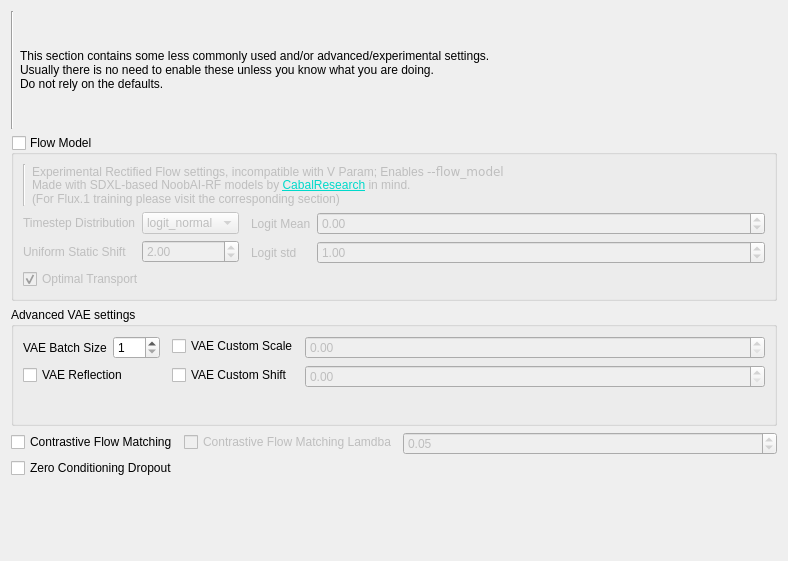
<?xml version="1.0" encoding="UTF-8"?>
<ui version="4.0">
 <class>base_args_ui</class>
 <widget class="QWidget" name="base_args_ui">
  <property name="geometry">
   <rect>
    <x>0</x>
    <y>0</y>
    <width>788</width>
    <height>561</height>
   </rect>
  </property>
  <property name="windowTitle">
   <string>Form</string>
  </property>
  <layout class="QVBoxLayout" name="verticalLayout_2">
   <item>
    <layout class="QHBoxLayout" name="misc_experimental_args_tab_notice">
     <item>
      <widget class="Line" name="line">
       <property name="orientation">
        <enum>Qt::Orientation::Vertical</enum>
       </property>
      </widget>
     </item>
     <item>
      <widget class="QLabel" name="experimental_args_notice_label">
       <property name="text">
        <string>&lt;html&gt;&lt;head/&gt;&lt;body&gt;&lt;p&gt;This section contains some less commonly used and/or advanced/experimental settings.&lt;br/&gt;Usually there is no need to enable these unless you know what you are doing.&lt;br/&gt;Do not rely on the defaults.&lt;/p&gt;&lt;/body&gt;&lt;/html&gt;</string>
       </property>
       <property name="wordWrap">
        <bool>true</bool>
       </property>
      </widget>
     </item>
    </layout>
   </item>
   <item>
    <widget class="QGroupBox" name="flow_model_settings_box">
     <property name="enabled">
      <bool>true</bool>
     </property>
     <property name="title">
      <string>Flow Model</string>
     </property>
     <property name="flat">
      <bool>true</bool>
     </property>
     <property name="checkable">
      <bool>true</bool>
     </property>
     <property name="checked">
      <bool>false</bool>
     </property>
     <layout class="QVBoxLayout" name="verticalLayout">
      <item>
       <layout class="QHBoxLayout" name="horizontalLayout">
        <item>
         <widget class="Line" name="line_2">
          <property name="orientation">
           <enum>Qt::Orientation::Vertical</enum>
          </property>
         </widget>
        </item>
        <item>
         <widget class="QLabel" name="flow_notice_label">
          <property name="text">
           <string>&lt;html&gt;&lt;head/&gt;&lt;body&gt;&lt;p&gt;Experimental Rectified Flow settings, incompatible with V Param; Enables &lt;code&gt;--flow_model&lt;/code&gt;&lt;br/&gt;Made with SDXL-based NoobAI-RF models by &lt;a href=&quot;https://huggingface.co/CabalResearch&quot;&gt;&lt;span style=&quot; text-decoration: underline; color:#00d9cb;&quot;&gt;CabalResearch&lt;/span&gt;&lt;/a&gt; in mind.&lt;br/&gt;(For Flux.1 training please visit the corresponding section)&lt;/p&gt;&lt;/body&gt;&lt;/html&gt;</string>
          </property>
          <property name="wordWrap">
           <bool>true</bool>
          </property>
          <property name="openExternalLinks">
           <bool>false</bool>
          </property>
         </widget>
        </item>
       </layout>
      </item>
      <item>
       <layout class="QFormLayout" name="formLayout_7">
        <item row="0" column="1">
         <layout class="QFormLayout" name="formLayout_2">
          <property name="leftMargin">
           <number>3</number>
          </property>
          <item row="0" column="0">
           <widget class="QLabel" name="label">
            <property name="text">
             <string>Logit Mean</string>
            </property>
           </widget>
          </item>
          <item row="0" column="1">
           <widget class="DoubleSpinBox" name="flow_logit_mean_input">
            <property name="minimum">
             <double>-100.000000000000000</double>
            </property>
            <property name="maximum">
             <double>100.000000000000000</double>
            </property>
            <property name="singleStep">
             <double>0.100000000000000</double>
            </property>
            <property name="value">
             <double>0.000000000000000</double>
            </property>
           </widget>
          </item>
          <item row="1" column="0">
           <widget class="QLabel" name="label_2">
            <property name="text">
             <string>Logit std</string>
            </property>
           </widget>
          </item>
          <item row="1" column="1">
           <widget class="DoubleSpinBox" name="flow_logit_std_input">
            <property name="maximum">
             <double>100.000000000000000</double>
            </property>
            <property name="singleStep">
             <double>0.100000000000000</double>
            </property>
            <property name="value">
             <double>1.000000000000000</double>
            </property>
           </widget>
          </item>
         </layout>
        </item>
        <item row="0" column="0">
         <layout class="QFormLayout" name="formLayout_3">
          <property name="rightMargin">
           <number>3</number>
          </property>
          <item row="0" column="0">
           <widget class="QLabel" name="label_4">
            <property name="text">
             <string>Timestep Distribution</string>
            </property>
           </widget>
          </item>
          <item row="0" column="1">
           <widget class="ComboBox" name="flow_timestep_distribution_selector">
            <item>
             <property name="text">
              <string>logit_normal</string>
             </property>
            </item>
            <item>
             <property name="text">
              <string>uniform</string>
             </property>
            </item>
           </widget>
          </item>
          <item row="1" column="0">
           <widget class="QLabel" name="label_8">
            <property name="text">
             <string>Uniform Static Shift</string>
            </property>
           </widget>
          </item>
          <item row="1" column="1">
           <widget class="DoubleSpinBox" name="flow_uniform_static_ratio_shift_input">
            <property name="maximum">
             <double>100.000000000000000</double>
            </property>
            <property name="singleStep">
             <double>0.100000000000000</double>
            </property>
            <property name="value">
             <double>2.000000000000000</double>
            </property>
           </widget>
          </item>
          <item row="2" column="0" colspan="2">
           <widget class="QCheckBox" name="flow_optimal_transport_enable">
            <property name="toolTip">
             <string>&lt;html&gt;&lt;head/&gt;&lt;body&gt;&lt;p&gt;Pair latents and noise with cosine optimal transport when using Rectified Flow&lt;/p&gt;&lt;p&gt;&lt;code&gt;--flow_use_ot&lt;/code&gt;&lt;/p&gt;&lt;/body&gt;&lt;/html&gt;</string>
            </property>
            <property name="text">
             <string>Optimal Transport</string>
            </property>
            <property name="checked">
             <bool>true</bool>
            </property>
           </widget>
          </item>
         </layout>
        </item>
       </layout>
      </item>
     </layout>
    </widget>
   </item>
   <item>
    <widget class="QGroupBox" name="advanced_vae_settings_box">
     <property name="title">
      <string>Advanced VAE settings</string>
     </property>
     <property name="checkable">
      <bool>false</bool>
     </property>
     <layout class="QVBoxLayout" name="verticalLayout_3">
      <item>
       <layout class="QFormLayout" name="advanced_vae_settings_formLayout">
        <item row="0" column="0">
         <layout class="QFormLayout" name="formLayout_5">
          <property name="rightMargin">
           <number>3</number>
          </property>
          <item row="0" column="0">
           <widget class="QLabel" name="vae_batch_size_label">
            <property name="text">
             <string>VAE Batch Size</string>
            </property>
           </widget>
          </item>
          <item row="0" column="1">
           <widget class="SpinBox" name="vae_batch_size_input">
            <property name="minimum">
             <number>1</number>
            </property>
            <property name="maximum">
             <number>100</number>
            </property>
           </widget>
          </item>
          <item row="1" column="0" colspan="2">
           <widget class="QCheckBox" name="vae_reflection_enable">
            <property name="toolTip">
             <string>&lt;html&gt;&lt;head/&gt;&lt;body&gt;&lt;p&gt;Only applicable to models and VAEs that were trained together with reflect padding.&lt;/p&gt;&lt;p&gt;Uses reflect padding to mirror image edges in the conv layers of the VAE which helps avoiding edge artifacts.&lt;br/&gt;If you don't know what this is, you can likely ignore it&lt;/p&gt;&lt;/body&gt;&lt;/html&gt;</string>
            </property>
            <property name="text">
             <string>VAE Reflection</string>
            </property>
           </widget>
          </item>
         </layout>
        </item>
        <item row="0" column="1">
         <layout class="QFormLayout" name="formLayout_6">
          <property name="leftMargin">
           <number>3</number>
          </property>
          <item row="0" column="0">
           <widget class="QCheckBox" name="vae_custom_scale_enable">
            <property name="text">
             <string>VAE Custom Scale</string>
            </property>
           </widget>
          </item>
          <item row="0" column="1">
           <widget class="DoubleSpinBox" name="vae_custom_scale_input">
            <property name="enabled">
             <bool>false</bool>
            </property>
           </widget>
          </item>
          <item row="1" column="0">
           <widget class="QCheckBox" name="vae_custom_shift_enable">
            <property name="text">
             <string>VAE Custom Shift</string>
            </property>
           </widget>
          </item>
          <item row="1" column="1">
           <widget class="DoubleSpinBox" name="vae_custom_shift_input">
            <property name="enabled">
             <bool>false</bool>
            </property>
           </widget>
          </item>
         </layout>
        </item>
       </layout>
      </item>
     </layout>
    </widget>
   </item>
   <item>
    <layout class="QFormLayout" name="formLayout_4">
     <item row="0" column="0">
      <layout class="QFormLayout" name="formLayout_8">
       <item row="1" column="0" colspan="2">
        <widget class="QCheckBox" name="zero_cond_dropout_enable">
         <property name="text">
          <string>Zero Conditioning Dropout</string>
         </property>
        </widget>
       </item>
       <item row="0" column="0" colspan="2">
        <widget class="QCheckBox" name="cfm_enable">
         <property name="sizePolicy">
          <sizepolicy hsizetype="Fixed" vsizetype="Fixed">
           <horstretch>0</horstretch>
           <verstretch>0</verstretch>
          </sizepolicy>
         </property>
         <property name="text">
          <string>Contrastive Flow Matching</string>
         </property>
        </widget>
       </item>
      </layout>
     </item>
     <item row="0" column="1">
      <layout class="QFormLayout" name="formLayout">
       <item row="0" column="0">
        <widget class="QCheckBox" name="cfm_lambda_enable">
         <property name="enabled">
          <bool>false</bool>
         </property>
         <property name="text">
          <string>Contrastive Flow Matching Lamdba</string>
         </property>
        </widget>
       </item>
       <item row="0" column="1">
        <widget class="DoubleSpinBox" name="cfm_lambda_input">
         <property name="enabled">
          <bool>false</bool>
         </property>
         <property name="maximum">
          <double>100.000000000000000</double>
         </property>
         <property name="singleStep">
          <double>0.001000000000000</double>
         </property>
         <property name="value">
          <double>0.050000000000000</double>
         </property>
        </widget>
       </item>
      </layout>
     </item>
    </layout>
   </item>
  </layout>
 </widget>
 <customwidgets>
  <customwidget>
   <class>SpinBox</class>
   <extends>QSpinBox</extends>
   <header>modules.ScrollOnSelect.h</header>
  </customwidget>
  <customwidget>
   <class>ComboBox</class>
   <extends>QComboBox</extends>
   <header>modules.ScrollOnSelect.h</header>
  </customwidget>
  <customwidget>
   <class>DoubleSpinBox</class>
   <extends>QDoubleSpinBox</extends>
   <header>modules.ScrollOnSelect.h</header>
  </customwidget>
 </customwidgets>
 <resources/>
 <connections/>
</ui>
